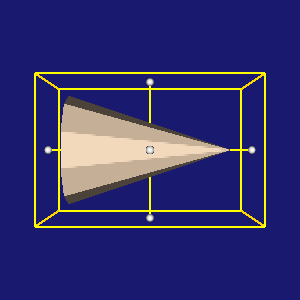

The Python source for this figure:
#!/usr/bin/env python

# Tutorial Step 6: introduce 3D widgets with a box widget for transforming an actor.

# Factory overrides: importing these modules registers the OpenGL rendering
# and interaction style implementations for vtkRenderingCore factory classes.
import vtkmodules.vtkRenderingOpenGL2  # noqa: F401

# VTK pipeline classes used in this example
from vtkmodules.vtkCommonTransforms import vtkTransform
from vtkmodules.vtkFiltersSources import vtkConeSource
from vtkmodules.vtkInteractionStyle import vtkInteractorStyleTrackballCamera
from vtkmodules.vtkInteractionWidgets import vtkBoxWidget
from vtkmodules.vtkRenderingCore import (
    vtkActor,
    vtkPolyDataMapper,
    vtkRenderWindow,
    vtkRenderWindowInteractor,
    vtkRenderer,
)

# Colors (normalized RGB)
bisque_rgb = (1.0, 0.894, 0.769)
midnight_blue_rgb = (0.098, 0.098, 0.439)
gold_rgb = (1.0, 0.843, 0.0)

# Source: create a cone
cone = vtkConeSource()
cone.SetHeight(3.0)
cone.SetRadius(1.0)
cone.SetResolution(10)

# Mapper: map polygon data to graphics primitives
cone_mapper = vtkPolyDataMapper()
cone_mapper.SetInputConnection(cone.GetOutputPort())

# Actor: assign the mapped geometry
cone_actor = vtkActor()
cone_actor.SetMapper(cone_mapper)
cone_actor.GetProperty().SetColor(bisque_rgb)

# Renderer: assemble the scene
renderer = vtkRenderer()
renderer.AddActor(cone_actor)
renderer.SetBackground(midnight_blue_rgb)

# Window: display the rendered scene
render_window = vtkRenderWindow()
render_window.AddRenderer(renderer)
render_window.SetWindowName("cone box widget")
render_window.SetMultiSamples(0)
render_window.SetSize(300, 300)

# Interactor: handle mouse and keyboard events
render_window_interactor = vtkRenderWindowInteractor()
render_window_interactor.SetRenderWindow(render_window)

# InteractorStyle: trackball camera for intuitive navigation
style = vtkInteractorStyleTrackballCamera()
render_window_interactor.SetInteractorStyle(style)


# BoxWidget callback: 3D widgets take advantage of the event/observer
# pattern. As the widget is manipulated it invokes InteractionEvent which
# we observe to apply the widget's transform to the actor.
class BoxWidgetCallback:
    def __call__(self, caller, event):
        t = vtkTransform()
        caller.GetTransform(t)
        caller.GetProp3D().SetUserTransform(t)


# BoxWidget: a 3D widget that can be interactively selected and manipulated
# using the mouse. SetInteractor connects the widget to the render window
# interactor via the Command/Observer mechanism. The place factor controls
# the initial size of the widget relative to the bounding box of its input.
box_widget = vtkBoxWidget()
box_widget.SetInteractor(render_window_interactor)
box_widget.SetPlaceFactor(1.25)
box_widget.GetOutlineProperty().SetColor(gold_rgb)

# Place the widget around the cone actor. The EndInteractionEvent and
# InteractionEvent are observed to apply transformations to the actor.
box_widget.SetProp3D(cone_actor)
box_widget.PlaceWidget()
box_widget.AddObserver("InteractionEvent", BoxWidgetCallback())

# Normally the user presses 'i' to bring a 3D widget to life. Here we
# manually enable it so it appears with the cone.
box_widget.On()

# Launch the interactive visualization
render_window_interactor.Initialize()
render_window_interactor.Start()
